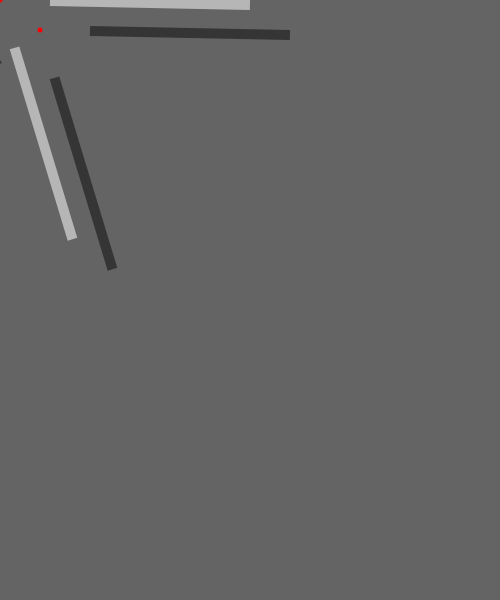
Frame 1 (no input)
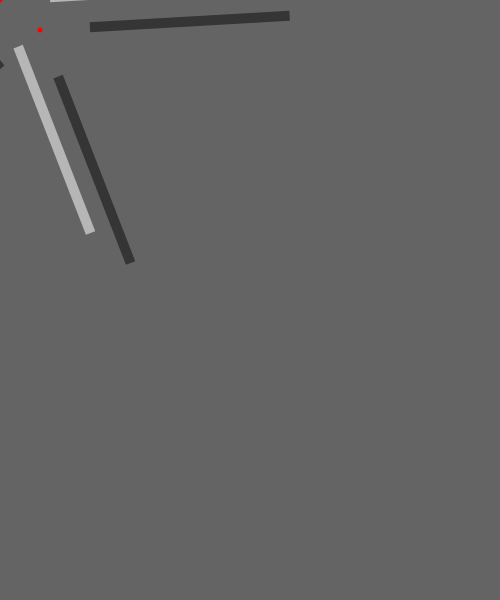
Frame 60 (no input)
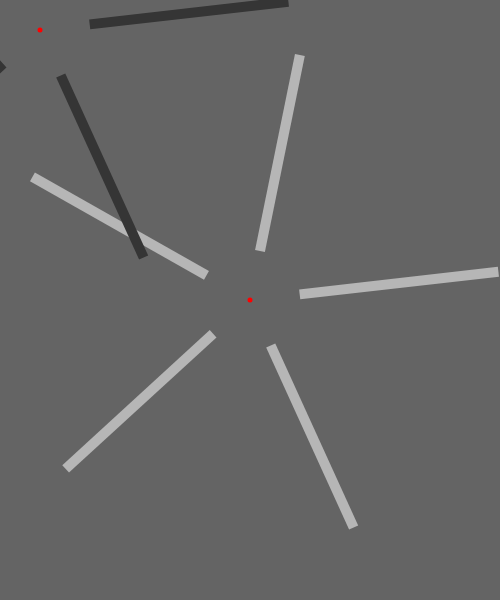
Frame 120 (the mouse pressed at the canvas centre since frame 60)

The p5.js sketch that drew these frames (run headless with seeded random() and noise() and a simulated clock; from frame 60 on, the mouse is pressed at the canvas centre):

// p5.js sketch
// ── sketch.js
var c1;
function setup() {
  createCanvas(500, 600);
  rectMode(CENTER);
  noStroke();
  
  c1 = color(random(0,255));
  c2 = color(random(0,255));
}

function draw() {
  background(100);
  flower(mouseX,mouseY, c1);
  flower(40,30,c2);
}

function flower(x,y,c){
  push();//before translate
  translate(x,y);
  fill(255, 0, 0);
  ellipse(0, 0, 5, 5);
  for (var angle = 0; angle < 360; angle += 72) {
    push();
    rotate(radians(angle));
    print
    rotate(frameCount * 0.02);
    fill(c);
    rect(150, 0, 200, 10);
    pop();
  }
  pop();
  
}
